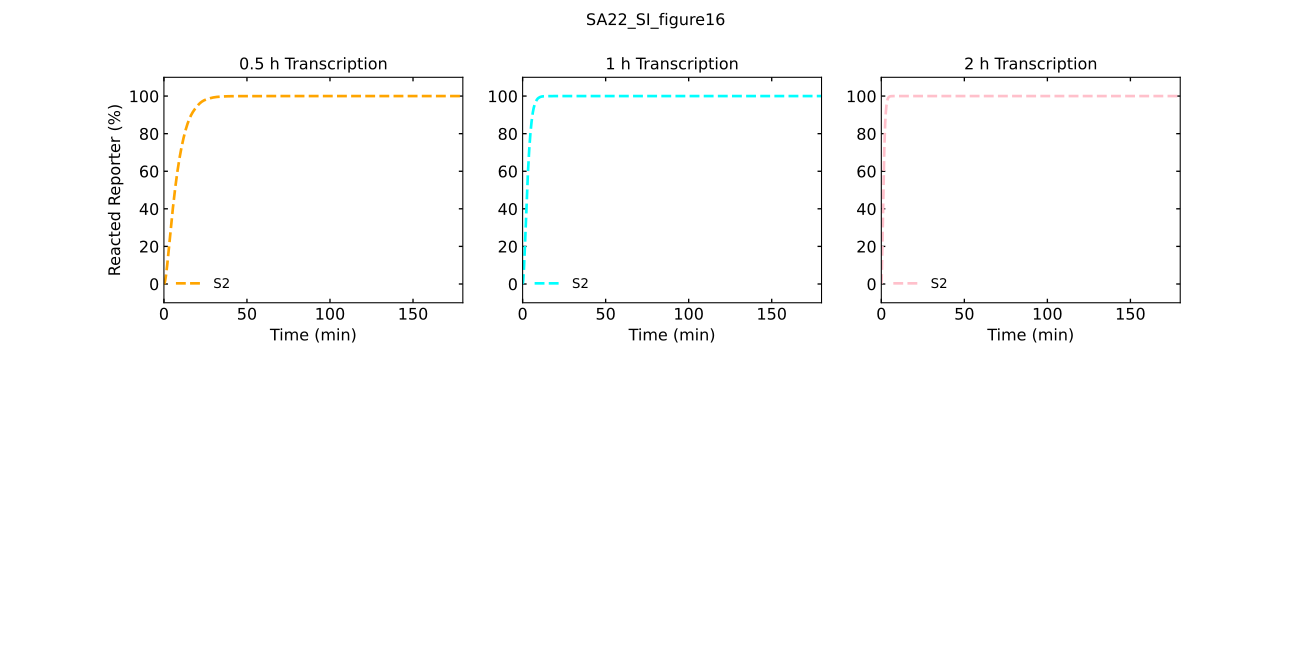

Here is the Python script that generated this plot:
# -*- coding: utf-8 -*-
"""
Created on Wed Jun 29 13:58:34 2022

@author: tnm12
"""
import numpy as np
import scipy.integrate as spi
import matplotlib as mpl
import matplotlib.pyplot as plt
import sys
import Simulatorv2021 as RSDs #import version 2.0.2.1 of simulator
    
'''
##############################################################################
Simulations
##############################################################################
'''


k_txn = 0.024 #transcirption rate

txn_time = [0.5,1,2]

REP_con = 500 #reporter concentration


color = ['orange','aqua','pink'] # colors for plotting

title = ['0.5 h Transcription','1 h Transcription','2 h Transcription']



for n in range(len(txn_time)):
    
    model1 = RSDs.RSD_sim(5) # define the model instance and # of domains
    
    #input species involved in reaction
    model1.molecular_species('g{1,2}',DNA_con=50,krev=5/1e9) #changed corresponding reverse rate
    model1.molecular_species('in{3}',DNA_con=100)
   
    t_sim = np.linspace(0,txn_time[n],1001)*3600 # seconds
    
    model1.global_rate_constants(ktxn=k_txn) #changes all transcription rates to .024
    
    # simulate the model
    model1.simulate(t_sim)
    
    # pull out the species from the model solution to plot
    gate_produced = model1.output_concentration('g{1,2}')[-1]
    in_produced = model1.output_concentration('in{3}')[-1]
    
    model1 = RSDs.RSD_sim(5) # define the model instance and # of domains

    #input species involved in reaction
    model1.molecular_species('g{1,2}',DNA_con=0,ic=gate_produced/2,krev=5/1e9) #changed corresponding reverse rate
    model1.molecular_species('in{1}',DNA_con=0,ic=in_produced/2)
    model1.molecular_species('r{2}',DNA_con=REP_con)
    
    t_sim = np.linspace(0,3,1001)*3600 # seconds
    
    model1.global_rate_constants(ktxn=k_txn) #changes all transcription rates to .024
    
    # simulate the model
    model1.simulate(t_sim)
    
    # pull out the species from the model solution to plot
    S2 = model1.output_concentration('S{2}')

    fs = 12
    
    plt.subplot(2,3,n+1)
    plt.plot(model1.t/60,(S2/REP_con)*100,color=color[n],linewidth=2,linestyle='--')
    plt.legend(['S2'],frameon=False)
    plt.title(title[n])
    plt.xticks(fontsize=fs)
    plt.yticks(fontsize=fs)
    plt.ylim(-10,110)
    plt.xlim(0,180)
    ax1 = plt.gca()
    ax1.xaxis.set_tick_params(which='both',size=3,width=1,direction='in',top='on')
    #ax1.xaxis.set_major_locator(MaxNLocator(integer=True))
    ax1.yaxis.set_tick_params(which='both',size=3,width=1,direction='in',right='on')
    plt.xlabel('Time (min)',fontsize=fs)
    if n == 0:
        plt.ylabel('Reacted Reporter (%)',fontsize=fs)
        
    plt.suptitle('SA22_SI_figure16')
